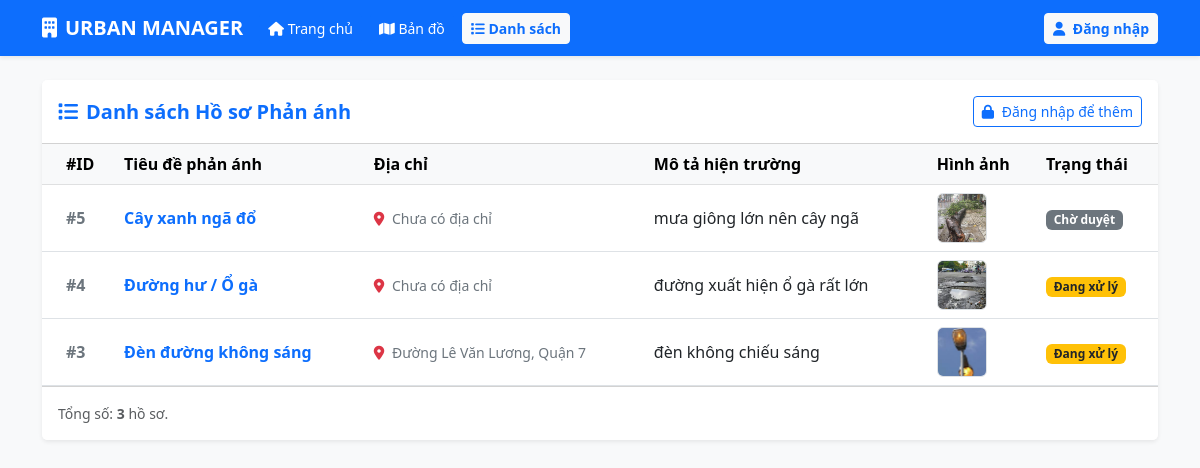
/danh-sach/, run on an earlier commit of the app's database.
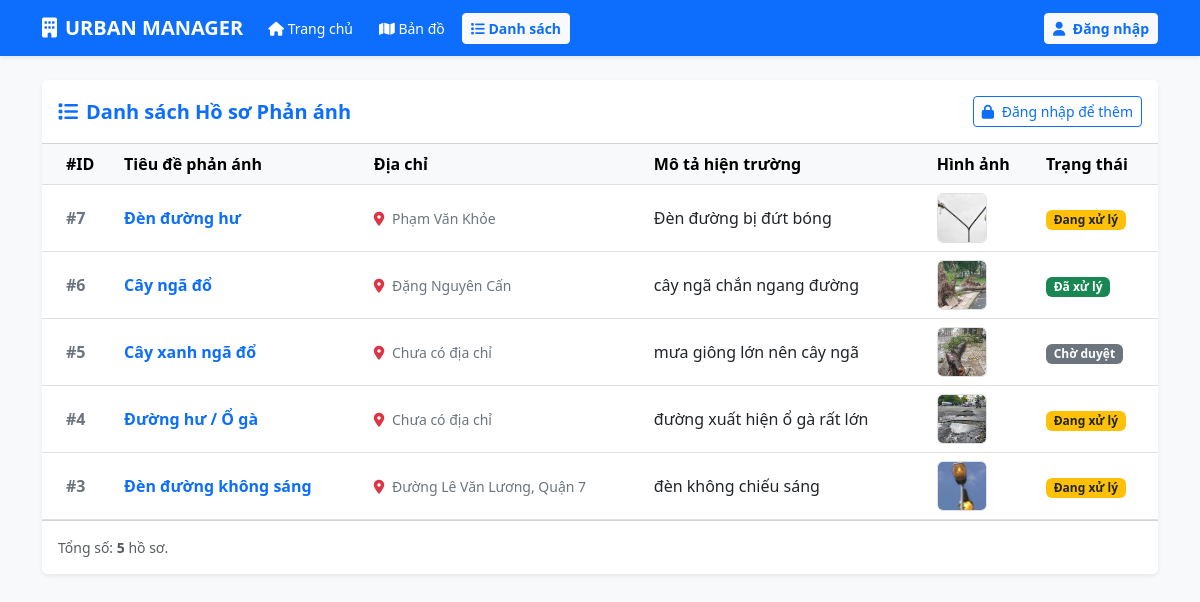
And on a later commit of the database.
### maps/models.py (models this page shows, shortened)
class PhanAnh(models.Model):
    tieu_de = models.CharField(max_length=200, verbose_name="Tiêu đề")
    mo_ta = models.TextField(verbose_name="Mô tả chi tiết")
    dia_chi = models.CharField(max_length=255, blank=True, null=True, verbose_name="Địa chỉ/Tên đường")
    du_lieu_toa_do = models.TextField(verbose_name="Danh sách tọa độ")
    hinh_anh = models.ImageField(upload_to='hien_truong/', blank=True, null=True, verbose_name="Ảnh hiện trường")
    thoi_gian = models.DateTimeField(auto_now_add=True, verbose_name="Thời gian gửi")
    TRANG_THAI_CHOICES = [
        ('cho_duyet', 'Chờ duyệt'),
        ('dang_xu_ly', 'Đang xử lý'),
        ('da_xu_ly', 'Đã xử lý xong'),
    ]
    trang_thai = models.CharField(max_length=20, choices=TRANG_THAI_CHOICES, default='cho_duyet', verbose_name="Trạng thái")
    nguoi_gui = models.ForeignKey(User, on_delete=models.SET_NULL, null=True, blank=True)
    class Meta:
        verbose_name = "Tin Phản Ánh"
        verbose_name_plural = "Danh sách Phản Ánh"

### maps/views.py (the view)
# urls.py: path('danh-sach/', views.list_view, name='list'),
def list_view(request):
    danh_sach = PhanAnh.objects.all().order_by('-id') # Sửa thành -id để bài mới nhất lên đầu
    return render(request, 'maps/list.html', {'phan_anh': danh_sach})

### maps/templates/maps/list.html (shortened to what the changed rows need)
<!DOCTYPE html>
<html lang="vi">
<head>
    <link href="https://cdn.jsdelivr.net/npm/bootstrap@5.3.0/dist/css/bootstrap.min.css" rel="stylesheet">
    <link rel="stylesheet" href="https://cdnjs.cloudflare.com/ajax/libs/font-awesome/6.4.0/css/all.min.css">
</head>
<body class="bg-light">
    <div class="container">
        <div class="card shadow-sm border-0">
            <div class="card-body p-0">
                <div class="table-responsive">
                    <table class="table table-hover align-middle mb-0">
                        <thead class="table-light">
                            <tr>
                                <th class="ps-4">#ID</th>
                                <th>Tiêu đề phản ánh</th>
                                <th>Địa chỉ</th>
                                <th>Mô tả hiện trường</th>
                                <th>Hình ảnh</th>
                                <th>Trạng thái</th>
                            </tr>
                        </thead>
                        <tbody>
                            {% for p in phan_anh %}
                            <tr>
                                <td class="ps-4 fw-bold text-secondary">#{{ p.id }}</td>
                                <td class="fw-bold text-primary">{{ p.tieu_de }}</td>
                                <td class="text-secondary small">
                                    <i class="fas fa-map-marker-alt text-danger me-1"></i>
                                    {{ p.dia_chi|default:"Chưa có địa chỉ" }}
                                </td>
                                <td>{{ p.mo_ta|truncatechars:50 }}</td>
                                <td>
                                    {% if p.hinh_anh %}
                                        <img src="{{ p.hinh_anh.url }}" class="rounded border" style="width: 50px; height: 50px; object-fit: cover;">
                                    {% else %}
                                        <span class="text-muted small">--</span>
                                    {% endif %}
                                </td>
                                <td>
                                    {% if p.trang_thai == 'cho_duyet' %}
                                        <span class="badge bg-secondary">Chờ duyệt</span>
                                    {% elif p.trang_thai == 'da_xu_ly' %}
                                        <span class="badge bg-success">Đã xử lý</span>
                                    {% else %}
                                        <span class="badge bg-warning text-dark">Đang xử lý</span>
                                    {% endif %}
                                </td>
                            </tr>
                            {% endfor %}
                        </tbody>
                    </table>
                </div>
            </div>
            <div class="card-footer bg-white text-muted small py-3">
                Tổng số: <strong>{{ phan_anh|length }}</strong> hồ sơ.
            </div>
        </div>
    </div>
</body>
</html>

What changed in the data, as far as the page shows it:
added PhanAnh: id "7", tieu_de "Đèn đường hư", dia_chi "Phạm Văn Khỏe", mo_ta "Đèn đường bị đứt bóng", hinh_anh (picture), trang_thai "Đang xử lý"
added PhanAnh: id "6", tieu_de "Cây ngã đổ", dia_chi "Đặng Nguyên Cấn", mo_ta "cây ngã chắn ngang đường", hinh_anh (picture), trang_thai "Đã xử lý"
Also different on the page:
{{ phan_anh|length }}: "3" → "5"
